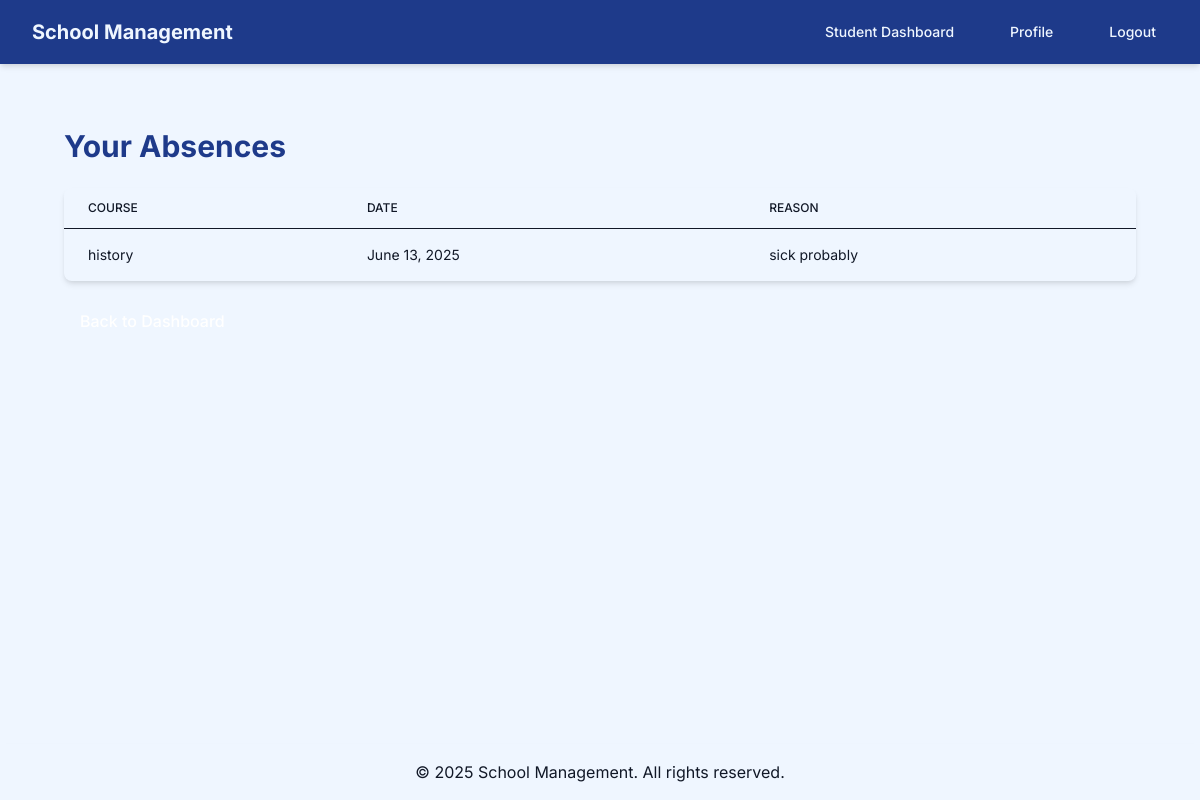
The app's page /school/student/absences/ (signed in), older data.
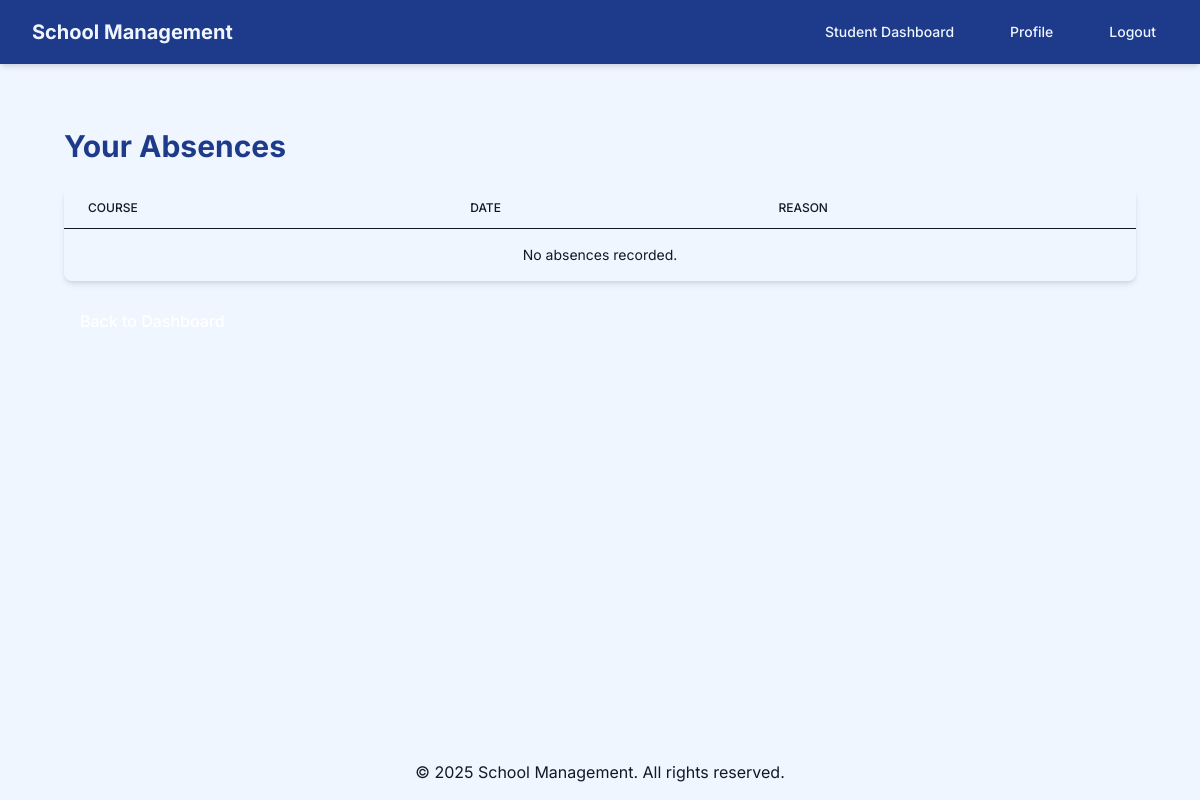
The same page, newer data.
### school_management/models.py (models this page shows, shortened)
class Absence(models.Model):
    student = models.ForeignKey(User, on_delete=models.CASCADE, limit_choices_to={'is_staff': False, 'is_superuser': False})
    course = models.ForeignKey(Course, on_delete=models.CASCADE)
    date = models.DateField()
    reason = models.TextField(blank=True)

class Course(models.Model):
    name = models.CharField(max_length=100)
    teacher = models.ForeignKey(User, on_delete=models.CASCADE, limit_choices_to={'is_staff': True})
    class_group = models.ForeignKey(ClassGroup, on_delete=models.CASCADE)
    description = models.TextField(blank=True)
    resources = models.FileField(upload_to='course_resources/', blank=True, null=True)

### school_management/views.py (the view)
        @login_required
        def wrapper(request, *args, **kwargs):
            if is_superuser and not request.user.is_superuser:
                messages.error(request, "Access denied. Admin privileges required.")
                return redirect('login')
            elif is_staff and not request.user.is_staff:
                messages.error(request, "Access denied. Teacher privileges required.")
                return redirect('login')
            elif is_student and (request.user.is_staff or request.user.is_superuser):
                messages.error(request, "Access denied. Student account required.")
                return redirect('login')
            return view_func(request, *args, **kwargs)

### school_management/views.py (called while the page is built)
def user_role_required(is_superuser=False, is_staff=False, is_student=False):
    def decorator(view_func):
        @login_required
        def wrapper(request, *args, **kwargs):
            if is_superuser and not request.user.is_superuser:
                messages.error(request, "Access denied. Admin privileges required.")
                return redirect('login')
            elif is_staff and not request.user.is_staff:
                messages.error(request, "Access denied. Teacher privileges required.")
                return redirect('login')
            elif is_student and (request.user.is_staff or request.user.is_superuser):
                messages.error(request, "Access denied. Student account required.")
                return redirect('login')
            return view_func(request, *args, **kwargs)
        return wrapper
    return decorator

@user_role_required(is_student=True)
def student_absences(request):
    absences = Absence.objects.filter(student=request.user)
    context = {'absences': absences}
    return render(request, 'school_management/student_absences.html', context)

### school_management/templates/school_management/student_absences.html (shortened to what this page needs)
{% extends 'base.html' %}
{% block content %}
    <div class="fade-in max-w-7xl mx-auto px-4 sm:px-6 lg:px-8 py-8">
        <h2 class="text-3xl font-bold text-blue-900 mb-6">Your Absences</h2>
        <div class="bg-beige-100 rounded-lg shadow-md overflow-x-auto">
            <table class="min-w-full divide-y divide-gray-900">
                <thead class="bg-blue-50">
                    <tr>
                        <th class="px-6 py-3 text-left text-xs font-medium text-gray-900 uppercase">Course</th>
                        <th class="px-6 py-3 text-left text-xs font-medium text-gray-900 uppercase">Date</th>
                        <th class="px-6 py-3 text-left text-xs font-medium text-gray-900 uppercase">Reason</th>
                    </tr>
                </thead>
                <tbody class="divide-y divide-gray-900">
                    {% for absence in absences %}
                        <tr class="hover:bg-blue-50 transition duration-200">
                            <td class="px-6 py-4 whitespace-nowrap text-sm text-gray-900">{{ absence.course.name }}</td>
                            <td class="px-6 py-4 whitespace-nowrap text-sm text-gray-900">{{ absence.date }}</td>
                            <td class="px-6 py-4 text-sm text-gray-900">{{ absence.reason|default:"No reason provided" }}</td>
                        </tr>
                    {% empty %}
                        <tr>
                            <td colspan="3" class="px-6 py-4 text-center text-sm text-gray-900">No absences recorded.</td>
                        </tr>
                    {% endfor %}
                </tbody>
            </table>
        </div>
        <a href="{% url 'student_dashboard' %}" class="mt-4 inline-block bg-brown-600 text-white px-4 py-3 rounded-lg font-medium hover:bg-brown-700 hover:scale-105 transition-all duration-300">Back to Dashboard</a>
    </div>
{% endblock %}

Row changes from the older to the newer data that the page shows:
removed Absence: course.name "history", date "June 13, 2025", reason "sick probably"
Text that changed along with them:
text now shown: "No absences recorded."
